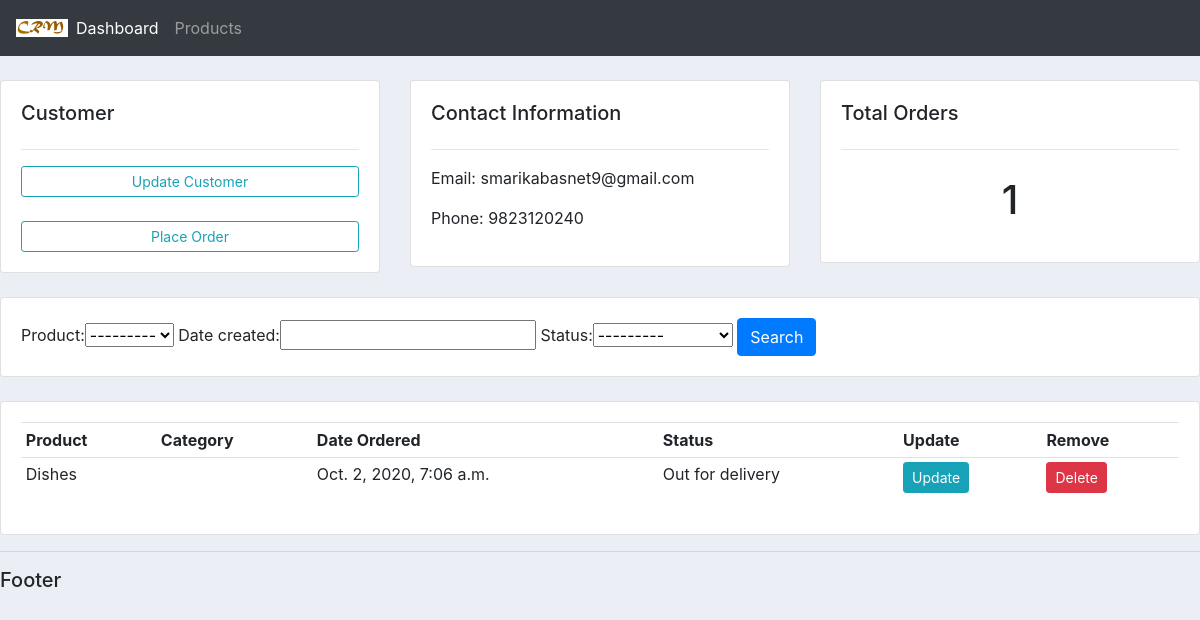
The app's page /customer/2/ with its own data.
### accounts/models.py (models this page shows, shortened)
class Customer(models.Model):
    name=models.CharField(max_length=200, null=True)
    phone=models.CharField(max_length=200, null=True)
    email = models.EmailField(max_length=200, null=True)
    date_created= models.DateTimeField(auto_now_add=True, null=True)

class Order(models.Model):
    STATUS=(
        ('Pending', 'Pending'),
        ('Out for delivery', 'Out for delivery'),
        ('Delivered', 'Delivered'),
    )
    customer=models.ForeignKey(Customer, null=True, on_delete=models.SET_NULL)
    product=models.ForeignKey(Products, null=True, on_delete=models.SET_NULL)
    date_created = models.DateTimeField(auto_now_add=True, null=True)
    status=models.CharField(max_length=200, null=True, choices=STATUS)

class Products(models.Model):
    CATEGORY=(
        ('Indoor', 'Indoor'),
        ('Out Door', 'Out Door'),
    )
    name=models.CharField(max_length=200, null=True)
    price=models.FloatField(null=True)
    category=models.CharField(max_length=200, null=True, choices=CATEGORY)
    description=models.CharField(max_length=200, null=True)
    date_created=models.DateTimeField(auto_now_add=True, null=True)
    tags=models.ManyToManyField(Tag)
    def __str__(self):
        return self.name

### accounts/views.py (the view)
# urls.py: path('customer/<str:pk_test>/', views.customer, name='customer'),
def customer(request, pk_test):
    customers=Customer.objects.get(id=pk_test)
    orders=customers.order_set.all()
    order_count=orders.count()
    myFilter = OrderFilter(request.GET, queryset=orders)
    orders=myFilter.qs
    return render(request, 'accounts/customer.html', {"customers":customers,"orders":orders, "order_count":order_count, "myFilter":myFilter})

### templates/accounts/customer.html
{% extends 'base.html' %}
{% block content %}
<br/>
<div class="row">
    <div class="col-md">
        <div class="card card-body">
           <h5>Customer</h5>
           <hr>
           <a class="btn btn-outline-info btn-sm" href="">Update Customer</a> <br>
           <a class="btn btn-outline-info btn-sm " href="{% url 'create_order' %}">Place Order</a>
        </div>
    </div>
    <div class="col-md">
        <div class="card card-body">
            <h5>Contact Information</h5>
            <hr>
            <p>Email: {{customers.email}} </p>
            <p>Phone: {{customers.phone}}</p>
        </div>
    </div>
    <div class="col-md">
        <div class="card card-body">
            <h5>Total Orders</h5>
            <hr>
            <h1 style="text-align: center; padding: 10px;">{{order_count}}</h1>
        </div>
    </div>
</div>
<br/>
<div class="row">
    <div class="col">
        <div class="card card-body">
            <form method="get">
                {{myFilter.form}}
                <button class="btn btn-primary" type="submit">Search</button>
            </form>
        </div>
    </div>
</div>
<br/>
<div class="row">
    <div class="col-md">
        <div class="card card-body">
            <table class="table table-sm">
                <tr>
                    <th>Product</th>
                    <th>Category</th>
                    <th>Date Ordered</th>
                    <th>Status</th>
                    <th>Update</th>
                    <th>Remove</th>
                </tr>
                {% for order in orders %}
                <tr>
                    <td>{{order.product}}</td>
                    <td>{{order.category}}</td>
                    <td>{{order.date_created}}</td>
                    <td>{{order.status}}</td>
                    <td><a class="btn btn-sm btn-info" href="{% url 'update_order' order.id %}">Update</a></td>
                    <td><a class="btn btn-sm btn-danger" href="{% url 'delete_order' order.id %}">Delete</a></td>
                </tr>
                {% endfor %}
            </table>
        </div>
    </div>
</div>
{% endblock content %}

### static/css/main.css (style rules this page uses)
body { background-color: #ebeff5; }

### records on screen
Customer: email "smarikabasnet9@gmail.com", phone "9823120240"
Order: product "Dishes", date_created "Oct. 2, 2020, 7:06 a.m.", status "Out for delivery"

### other values on screen
{{ order_count }} "1"
